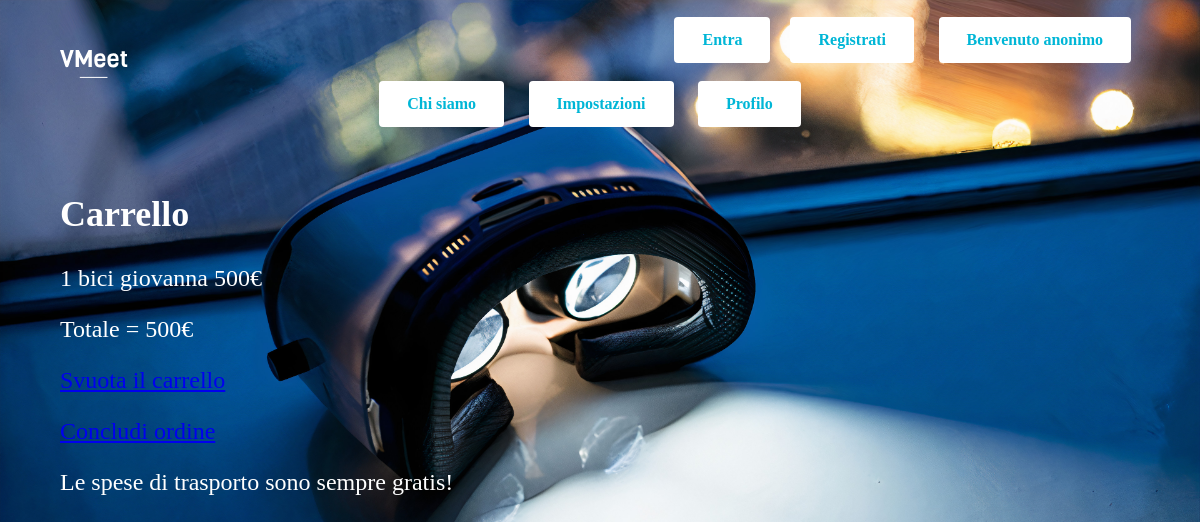
The page /index.php/go/mettiNelCarrello/1 on the database its author committed.
### tables this page shows
CREATE TABLE IF NOT EXISTS `articoli` (
  `id` int(11) NOT NULL,
  `nome` char(50) NOT NULL,
  `foto` char(50) NOT NULL,
  `prezzo` int(11) NOT NULL,
  PRIMARY KEY (`id`)
);

### application/controllers/Go.php (called while the page is built, shortened)
<?php
class Go extends CI_Controller {
	public function __construct()
	{
		if (!isset($this->session->carrello))
		{
			$carrello = array();
			$this->session->carrello = $carrello;
		}
		$this->load->helper('MenuItem');
	}
    public function carrello()
	{
		$totale = 0;
		foreach ($this->session->carrello as $merce)
		{
		    $totale = $totale + $merce->prezzo;
		}
		$data['totale'] = $totale;
		$this->load->view('header');
		$this->load->view('carrello',$data);
		$this->load->view('footer');
	}
	public function mettiNelCarrello($id)
	{
		$appo = $this->negozio_model->get_articolo($id);
		if (isset($appo))
		{
			$merce = new stdClass();
			$merce->id = $appo->id;
			$merce->nome = $appo->nome;
			$merce->prezzo = $appo->prezzo;
			$carrello = $this->session->carrello;
			$carrello[] = $merce;
			$this->session->carrello = $carrello;
			$this->carrello();
		}
		else
		{
		  $data['messaggio'] = "L'articolo non esiste!";
		  $this->load->view('header');
		  $this->load->view('errore', $data);
		  $this->load->view('footer');
		}
	}
}
?>

### index.php (called while the page is built, shortened)
<?php
require_once BASEPATH.'core/CodeIgniter.php';

### application/models/Negozio_model.php (called while the page is built, shortened)
<?php
class Negozio_model extends CI_model
{
	public function __construct()
	{
		$this->db->query("SET lc_messages = 'it_IT'");
	}
	public function get_articolo($id)
	{
		$query = $this->db->query("select * from articoli where id=?", array($id));
		return $query->row();
	}
}
?>

### application/views/carrello.php (the view)
<main>
<h2> Carrello </h2>
<?php foreach($this->session->carrello  as $merce): ?>
<p><?= $merce->id ?> <?= $merce->nome ?> <?= $merce->prezzo ?>&euro;</p>
<?php endforeach ?>
<p> Totale =  <?= $totale ?>&euro; </p>
<p> <?= anchor('go/svuotaCarrello', 'Svuota il carrello') ?> </p>
<p><?= anchor('go/concludiOrdine', 'Concludi ordine') ?> </p>
<p> Le spese di trasporto sono sempre gratis! </p>
</main>

### stile.css (style rules this page uses)
body { width: 90%; margin: auto; background-color: rgb(0, 0, 0); font-size: 150%; color: white; font-family: verdana; background-image: url("images/background5.jpg"); background-repeat: no-repeat, repeat; background-color: #000000; background-size:cover; }
nav a { display: inline-block; margin-right: 20px; }
.btn { border: none; color: rgb(0, 182, 214); background-color: white; padding: 14px 28px; font-size: 16px; cursor: pointer; display: inline-block; border-radius: 4px; text-decoration: none; font-weight: bold; }

### rows shown on the page
articoli: id "1", nome "bici giovanna", prezzo "500"

### other values the page prints
anchor('go/entra', 'Entra', ['class' => 'btn']) "Entra"
anchor('go/registrati', 'Registrati', ['class' => 'btn']) "Registrati"
$this->session->utente->nome "anonimo"
anchor('go/aboutus', 'Chi siamo', ['class' => 'btn']) "Chi siamo"
anchor('user/settings', 'Impostazioni', ['class' => 'btn']) "Impostazioni"
anchor('user/profile', 'Profilo', ['class' => 'btn']) "Profilo"
$totale "500"
anchor('go/svuotaCarrello', 'Svuota il carrello') "Svuota il carrello"
anchor('go/concludiOrdine', 'Concludi ordine') "Concludi ordine"
